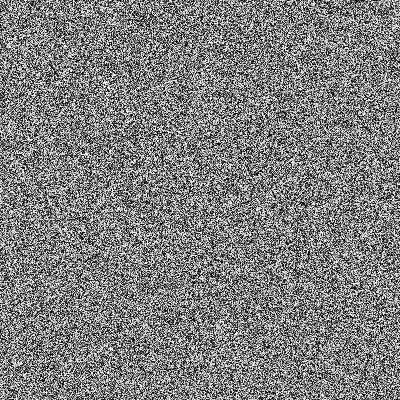
Frame 1 (no input)
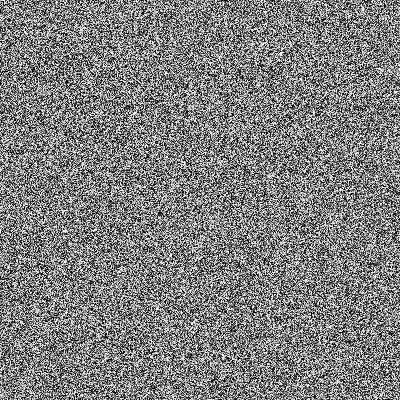
Frame 2 (the mouse pressed at the canvas centre, redrawn once)

The Processing sketch that drew these frames (run headless with seeded random() and noise(); the mouse was pressed at the canvas centre and the sketch redrawn once):

// Processing sketch: forSet_03
// ── forSet_03.pde
void setup()
{
  size(400, 400);
  background(255);
  noLoop();
}

void draw()
{
  for (int i = 0; i < width; i = i + 1)
  {
    for (int j = 0; j < height; j = j + 1)
    {
      set(i, j, color(random(255)));
    }
  }
}
